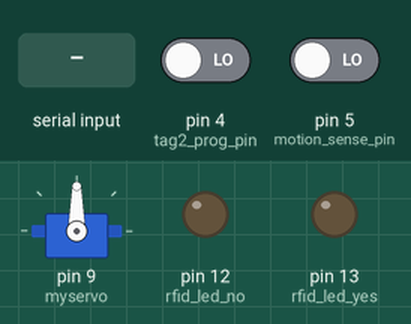
Recording of a sketch running on a simulated Arduino Uno, built with avr-gcc and run on an emulated ATmega328P. On the bench: servo, output pins drawn as LEDs (lit = HIGH). The inputs (shaded band) are chosen by the test bench; at power-on: pin 5 (motion_sense_pin) LOW, pin 4 (tag2_prog_pin) LOW. What the sketch prints to the serial monitor is not drawn.

Above: at 1.2 s.
1.3 s: pin 5 (motion_sense_pin) driven HIGH
At 2.1 s:
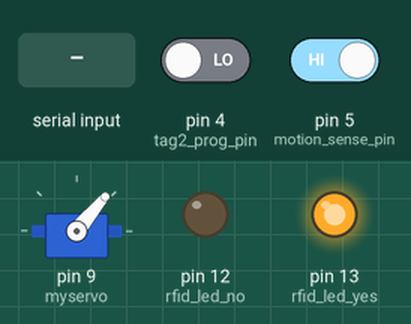
2.8 s: "1" received over the second serial link
At 5.8 s:
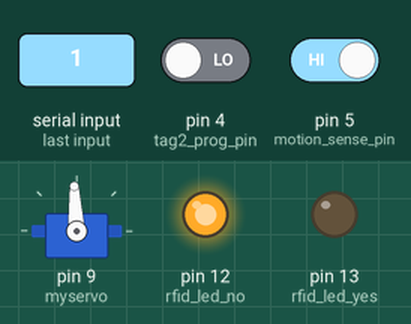
Timing chart, 0 to 7.3 s (numbered marks = the images above; inputs shaded):
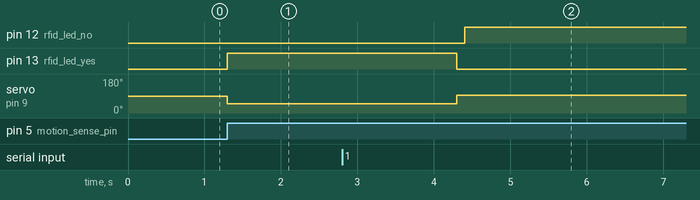

Measured:
- after the input at 1.3 s, pin 13 (rfid_led_yes): LOW → HIGH at once; servo on pin 9 (myservo): 90° → 50° at once
- after the input at 2.8 s, pin 12 (rfid_led_no): LOW → HIGH after 1.6 s; pin 13 (rfid_led_yes): HIGH → LOW after 1.5 s; servo on pin 9 (myservo): 50° → 93° after 1.5 s

The sketch:

RFID_CatDoor.ino
```cpp
#include <SoftwareSerial.h>
#include <Servo.h>
#include <EEPROM.h>

SoftwareSerial RFID(2,3); // RX,TX
Servo myservo;
const int motion_sense_pin = 5;
const int tag1_prog_pin = 3;
const int tag2_prog_pin = 4;

int data1 = 0;
int ok = -1;
int rfid_led_yes = 13;
int rfid_led_no = 12;

// use first sketch in http://wp.me/p3LK05-3Gk to get your tag numbers
//char tag1[14] = {2, 48, 52, 48, 48, 52, 51, 69, 50, 70, 49, 53, 52, 3};
//char tag2[14] = {2, 50, 48, 48, 48, 50, 51, 51, 69, 70, 56, 67, 53, 3};
char tag1[14];
char tag2[14];
char newtag[14] = { 0,0,0,0,0,0,0,0,0,0,0,0,0,0}; // used for read comparisons
int pos = 0;

void setup()
{
  RFID.begin(9600);    // start serial to RFID reader
  pinMode(tag1_prog_pin, INPUT);
  pinMode(tag2_prog_pin, INPUT);

  Serial.begin(9600);  // start serial to PC
  pinMode(rfid_led_yes, OUTPUT); // for status LEDs
  pinMode(rfid_led_no, OUTPUT);
  myservo.attach(9);
  pinMode(motion_sense_pin, INPUT);

  //Read EEPROM
  for(int i = 0; i < 14; i++)
  {
    tag1[i] = EEPROM.read(i);
    tag2[i] = EEPROM.read(i+14);
  }
}

boolean comparetag(char aa[14], char bb[14])
{
  boolean ff = false;
  int fg = 0;
  for (int cc = 0 ; cc < 14 ; cc++)
  {
    if (aa[cc] == bb[cc])
    {
      fg++;
    }
  }
  if (fg == 14)
  {
    ff = true;
  }
  return ff;
}

void checkmytags() // compares each tag against the tag just read
{
  ok = 0; // this variable helps decision-making,
  // if it is 1 we have a match, zero is a read but no match,
  // -1 is no read attempt made
  if (comparetag(newtag, tag1) == true)
  {
    ok++;
  }
  if (comparetag(newtag, tag2) == true)
  {
    ok++;
  }
}

void readTags()
{
  ok = -1;

  if (RFID.available() > 0)
  {
    Serial.println("Reading Tag");
    // read tag numbers
    delay(100); // needed to allow time for the data to come in from the serial buffer.

    for (int z = 0 ; z < 14 ; z++) // read the rest of the tag
    {
      data1 = RFID.read();
      newtag[z] = data1;
    }
    RFID.flush(); // stops multiple reads

    Serial.println("Got Tag: ");
    Serial.println(newtag);

    // do the tags match up?
    checkmytags();
  }

  if(digitalRead(tag1_prog_pin) == HIGH)
  {
    for(int i = 0 ; i < 14 ; i++)
    {
      tag1[i] = newtag[i];
      EEPROM.write(i,newtag[i]);
    }
    digitalWrite(rfid_led_yes, HIGH);
    digitalWrite(rfid_led_no, HIGH);
    delay(10*1000);
    digitalWrite(rfid_led_yes, LOW);
    digitalWrite(rfid_led_no, LOW);
  }
  else if(digitalRead(tag2_prog_pin) == HIGH)
  {
    for(int i = 0 ; i < 14 ; i++)
    {
      tag2[i] = newtag[i];
      EEPROM.write(i+14,newtag[i]);
    }
    digitalWrite(rfid_led_yes, HIGH);
    digitalWrite(rfid_led_no, HIGH);
    delay(10*1000);
    digitalWrite(rfid_led_yes, LOW);
    digitalWrite(rfid_led_no, LOW);
  }

  // now do something based on tag type
  if (ok > 0) // if we had a match
  {
    Serial.println("Accepted");
    digitalWrite(rfid_led_yes, HIGH);
    myservo.write(50);
    delay(10*1000);
    myservo.write(93);
    digitalWrite(rfid_led_yes, LOW);

    ok = -1;
    RFID.flush();
  }
  else if (ok == 0) // if we didn't have a match
  {
    Serial.println("Rejected");
    digitalWrite(rfid_led_no, HIGH);
    delay(10*1000);
    digitalWrite(rfid_led_no, LOW);

    ok = -1;
    RFID.flush();
  }
}

void readMotionSensor()
{
  if(digitalRead(motion_sense_pin) == 1)
  {
    Serial.println("Accepted by IR");
    digitalWrite(rfid_led_yes, HIGH);
    myservo.write(50);
    delay(3000);
    myservo.write(93);
    digitalWrite(rfid_led_yes, LOW);
  }
}

void loop()
{
  readTags();
  readMotionSensor();
}
```
